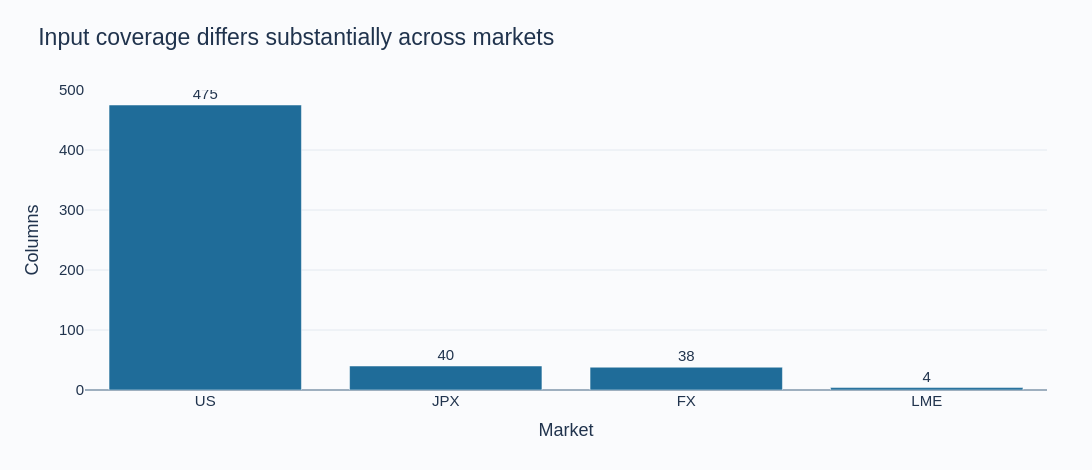

Here is the notebook cell this chart was saved with:
### Code cell
from commodity_prediction.data import load_data
x, y, pairs = load_data(root)
x = x.iloc[:audit["development_dates"]]
y = y.iloc[:audit["development_dates"]]
origins = pd.Series([c.split("_")[0] for c in x.columns]).value_counts().rename_axis("Market").reset_index(name="Columns")
fig = px.bar(origins, x="Market", y="Columns", text="Columns", title="Input coverage differs substantially across markets")
fig.update_traces(marker_color="#1F6C99", textposition="outside")
show_figure(fig, root, "market_coverage", 470)

### Figure 1 — Plotly figure (JSON) as saved in the notebook; plotly's stock layout.template omitted (floating-point values rounded to 4 significant figures)
{"data": [{"hovertemplate": "Market=%{x}<br>Columns=%{text}<extra></extra>", "legendgroup": "", "marker": {"color": "#1F6C99", "pattern": {"shape": ""}}, "name": "", "orientation": "v", "showlegend": false, "text": [475.0, 40.0, 38.0, 4.0], "textposition": "outside", "type": "bar", "x": ["US", "JPX", "FX", "LME"], "xaxis": "x", "y": [475, 40, 38, 4], "yaxis": "y"}], "layout": {"barmode": "relative", "colorway": ["#1F6C99", "#27A394", "#EDAF43", "#D76C64", "#8070A6"], "font": {"color": "#20334D", "family": "Arial", "size": 15}, "height": 470, "legend": {"tracegroupgap": 0}, "margin": {"b": 80, "l": 85, "r": 45, "t": 90}, "paper_bgcolor": "#FAFBFD", "plot_bgcolor": "#FAFBFD", "title": {"font": {"size": 23}, "text": "Input coverage differs substantially across markets", "x": 0.035}, "width": 1120, "xaxis": {"anchor": "y", "domain": [0.0, 1.0], "showgrid": false, "title": {"text": "Market"}, "zeroline": false}, "yaxis": {"anchor": "x", "domain": [0.0, 1.0], "gridcolor": "#E3E9F0", "title": {"text": "Columns"}, "zerolinecolor": "#9EAFBF"}}}
